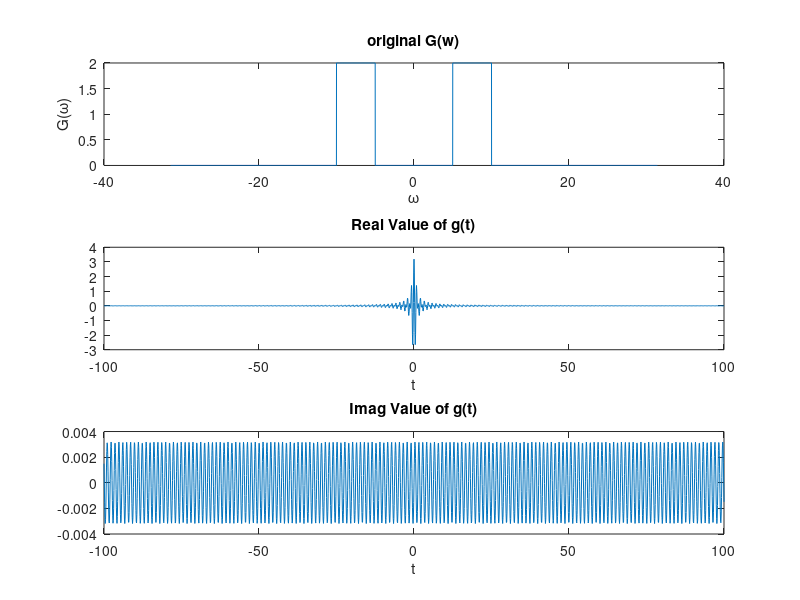
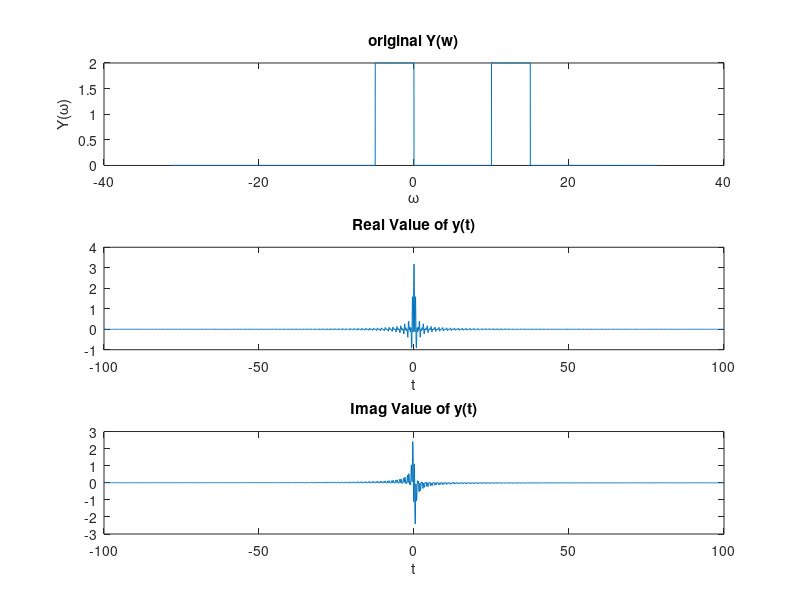

MATLAB code for these plots, in order:
clear all
close all
clc

%% Part a
G = @(w) 2.*((abs(w)>=5) & (abs(w)<=10));

w = -31.4:0.01:31.4;
t = -100:0.1:100;

for ii=1:length(t)
    g(ii) = trapz(w, (1/(2*pi))*G(w).*exp(j*w*t(ii)));
end

figure
subplot(311)
plot(w, G(w))
title('original G(w)')
xlabel('\omega')
ylabel('G(\omega)')

subplot(312)
plot(t, real(g))
title('Real Value of g(t)')
xlabel('t')

subplot(313)
plot(t, imag(g))
title('Imag Value of g(t)')
xlabel('t')

%% Part b
Y = @(w) G(w-5);

for ii=1:length(t)
    y(ii) = trapz(w, (1/(2*pi))*Y(w).*exp(j*w*t(ii)));
end

figure
subplot(311)
plot(w, Y(w))
title('original Y(w)')
xlabel('\omega')
ylabel('Y(\omega)')

subplot(312)
plot(t, real(y))
title('Real Value of y(t)')
xlabel('t')

subplot(313)
plot(t, imag(y))
title('Imag Value of y(t)')
xlabel('t')